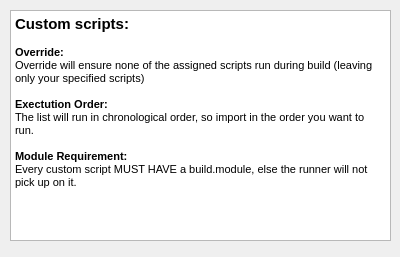
<?xml version="1.0" encoding="UTF-8"?>
<ui version="4.0">
 <class>c</class>
 <widget class="QDialog" name="c">
  <property name="geometry">
   <rect>
    <x>0</x>
    <y>0</y>
    <width>400</width>
    <height>257</height>
   </rect>
  </property>
  <property name="maximumSize">
   <size>
    <width>400</width>
    <height>257</height>
   </size>
  </property>
  <property name="windowTitle">
   <string>CustomScripts Info</string>
  </property>
  <property name="windowIcon">
   <iconset>
    <normaloff>../logo.png</normaloff>../logo.png</iconset>
  </property>
  <widget class="QTextBrowser" name="textBrowser">
   <property name="geometry">
    <rect>
     <x>10</x>
     <y>10</y>
     <width>381</width>
     <height>231</height>
    </rect>
   </property>
   <property name="html">
    <string>&lt;!DOCTYPE HTML PUBLIC &quot;-//W3C//DTD HTML 4.0//EN&quot; &quot;http://www.w3.org/TR/REC-html40/strict.dtd&quot;&gt;
&lt;html&gt;&lt;head&gt;&lt;meta name=&quot;qrichtext&quot; content=&quot;1&quot; /&gt;&lt;style type=&quot;text/css&quot;&gt;
p, li { white-space: pre-wrap; }
&lt;/style&gt;&lt;/head&gt;&lt;body style=&quot; font-family:'MS Shell Dlg 2'; font-size:8.25pt; font-weight:400; font-style:normal;&quot;&gt;
&lt;p style=&quot; margin-top:0px; margin-bottom:0px; margin-left:0px; margin-right:0px; -qt-block-indent:0; text-indent:0px;&quot;&gt;&lt;span style=&quot; font-size:11pt; font-weight:600;&quot;&gt;Custom scripts: &lt;/span&gt;&lt;/p&gt;
&lt;p style=&quot;-qt-paragraph-type:empty; margin-top:0px; margin-bottom:0px; margin-left:0px; margin-right:0px; -qt-block-indent:0; text-indent:0px; font-size:8pt;&quot;&gt;&lt;br /&gt;&lt;/p&gt;
&lt;p style=&quot; margin-top:0px; margin-bottom:0px; margin-left:0px; margin-right:0px; -qt-block-indent:0; text-indent:0px;&quot;&gt;&lt;span style=&quot; font-size:8pt; font-weight:600;&quot;&gt;Override:&lt;/span&gt;&lt;/p&gt;
&lt;p style=&quot; margin-top:0px; margin-bottom:0px; margin-left:0px; margin-right:0px; -qt-block-indent:0; text-indent:0px;&quot;&gt;&lt;span style=&quot; font-size:8pt;&quot;&gt;Override will ensure none of the assigned scripts run during build (leaving only your specified scripts)&lt;/span&gt;&lt;/p&gt;
&lt;p style=&quot;-qt-paragraph-type:empty; margin-top:0px; margin-bottom:0px; margin-left:0px; margin-right:0px; -qt-block-indent:0; text-indent:0px; font-size:8pt;&quot;&gt;&lt;br /&gt;&lt;/p&gt;
&lt;p style=&quot; margin-top:0px; margin-bottom:0px; margin-left:0px; margin-right:0px; -qt-block-indent:0; text-indent:0px;&quot;&gt;&lt;span style=&quot; font-size:8pt; font-weight:600;&quot;&gt;Exectution Order:&lt;/span&gt;&lt;/p&gt;
&lt;p style=&quot; margin-top:0px; margin-bottom:0px; margin-left:0px; margin-right:0px; -qt-block-indent:0; text-indent:0px;&quot;&gt;&lt;span style=&quot; font-size:8pt;&quot;&gt;The list will run in chronological order, so import in the order you want to run. &lt;/span&gt;&lt;/p&gt;
&lt;p style=&quot;-qt-paragraph-type:empty; margin-top:0px; margin-bottom:0px; margin-left:0px; margin-right:0px; -qt-block-indent:0; text-indent:0px; font-size:8pt;&quot;&gt;&lt;br /&gt;&lt;/p&gt;
&lt;p style=&quot; margin-top:0px; margin-bottom:0px; margin-left:0px; margin-right:0px; -qt-block-indent:0; text-indent:0px;&quot;&gt;&lt;span style=&quot; font-size:8pt; font-weight:600;&quot;&gt;Module Requirement: &lt;/span&gt;&lt;/p&gt;
&lt;p style=&quot; margin-top:0px; margin-bottom:0px; margin-left:0px; margin-right:0px; -qt-block-indent:0; text-indent:0px;&quot;&gt;&lt;span style=&quot; font-size:8pt;&quot;&gt;Every custom script MUST HAVE a build.module, else the runner will not pick up on it. &lt;/span&gt;&lt;/p&gt;&lt;/body&gt;&lt;/html&gt;</string>
   </property>
  </widget>
 </widget>
 <resources/>
 <connections/>
</ui>
